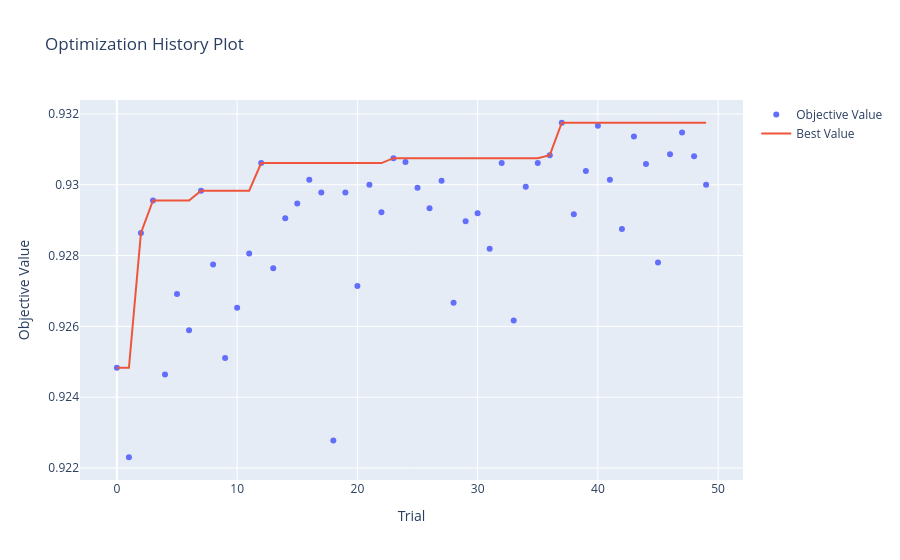
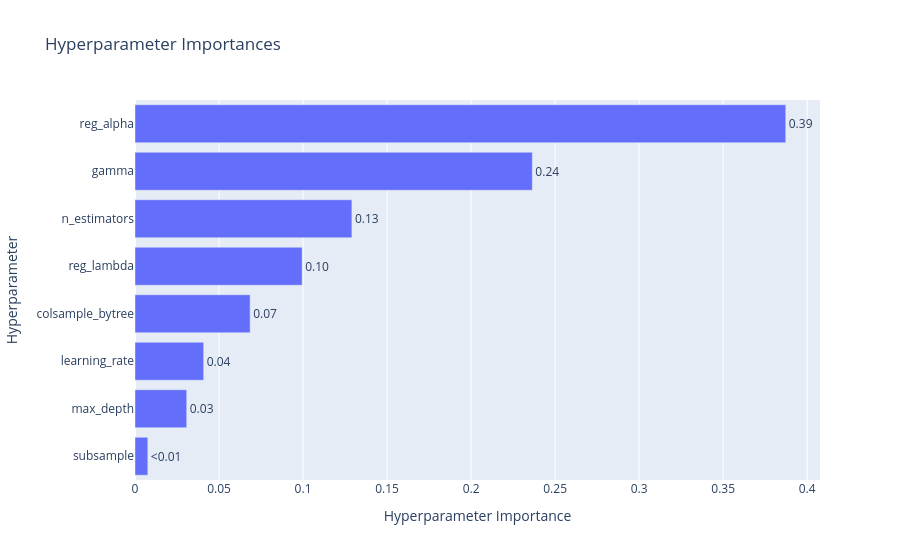

Notebook code cell kept with these figures, in order:
### Code cell
import optuna.visualization as vis

vis.plot_optimization_history(study).show()
vis.plot_param_importances(study).show()

### Figure 1 — Plotly figure (JSON) as saved in the notebook; plotly's stock layout.template omitted (floating-point values rounded to 4 significant figures)
{"data": [{"mode": "markers", "name": "Objective Value", "type": "scatter", "x": [0, 1, 2, 3, 4, 5, 6, 7, 8, 9, 10, 11, 12, 13, 14, 15, 16, 17, 18, 19, 20, 21, 22, 23, 24, 25, 26, 27, 28, 29, 30, 31, 32, 33, 34, 35, 36, 37, 38, 39, 40, 41, 42, 43, 44, 45, 46, 47, 48, 49], "y": [0.9248, 0.9223, 0.9286, 0.9296, 0.9246, 0.9269, 0.9259, 0.9298, 0.9277, 0.9251, 0.9265, 0.9281, 0.9306, 0.9276, 0.9291, 0.9295, 0.9301, 0.9298, 0.9228, 0.9298, 0.9271, 0.93, 0.9292, 0.9308, 0.9306, 0.9299, 0.9293, 0.9301, 0.9267, 0.929, 0.9292, 0.9282, 0.9306, 0.9262, 0.9299, 0.9306, 0.9308, 0.9317, 0.9292, 0.9304, 0.9317, 0.9301, 0.9287, 0.9314, 0.9306, 0.9278, 0.9309, 0.9315, 0.9308, 0.93]}, {"mode": "lines", "name": "Best Value", "type": "scatter", "x": [0, 1, 2, 3, 4, 5, 6, 7, 8, 9, 10, 11, 12, 13, 14, 15, 16, 17, 18, 19, 20, 21, 22, 23, 24, 25, 26, 27, 28, 29, 30, 31, 32, 33, 34, 35, 36, 37, 38, 39, 40, 41, 42, 43, 44, 45, 46, 47, 48, 49], "y": [0.9248, 0.9248, 0.9286, 0.9296, 0.9296, 0.9296, 0.9296, 0.9298, 0.9298, 0.9298, 0.9298, 0.9298, 0.9306, 0.9306, 0.9306, 0.9306, 0.9306, 0.9306, 0.9306, 0.9306, 0.9306, 0.9306, 0.9306, 0.9308, 0.9308, 0.9308, 0.9308, 0.9308, 0.9308, 0.9308, 0.9308, 0.9308, 0.9308, 0.9308, 0.9308, 0.9308, 0.9308, 0.9317, 0.9317, 0.9317, 0.9317, 0.9317, 0.9317, 0.9317, 0.9317, 0.9317, 0.9317, 0.9317, 0.9317, 0.9317]}, {"marker": {"color": "#cccccc"}, "mode": "markers", "name": "Infeasible Trial", "showlegend": false, "type": "scatter", "x": [], "y": []}], "layout": {"title": {"text": "Optimization History Plot"}, "xaxis": {"title": {"text": "Trial"}}, "yaxis": {"title": {"text": "Objective Value"}}}}

### Figure 2 — Plotly figure (JSON) as saved in the notebook; plotly's stock layout.template omitted (floating-point values rounded to 4 significant figures)
{"data": [{"cliponaxis": false, "hovertemplate": ["subsample (FloatDistribution): 0.007636396567906137<extra></extra>", "max_depth (IntDistribution): 0.030787182460047666<extra></extra>", "learning_rate (FloatDistribution): 0.04085680534396515<extra></extra>", "colsample_bytree (FloatDistribution): 0.06851584256055544<extra></extra>", "reg_lambda (FloatDistribution): 0.09945676701908318<extra></extra>", "n_estimators (IntDistribution): 0.1290655465984654<extra></extra>", "gamma (FloatDistribution): 0.23644427438699575<extra></extra>", "reg_alpha (FloatDistribution): 0.38723718506298127<extra></extra>"], "name": "Objective Value", "orientation": "h", "text": ["<0.01", "0.03", "0.04", "0.07", "0.10", "0.13", "0.24", "0.39"], "textposition": "outside", "type": "bar", "x": [0.007636, 0.03079, 0.04086, 0.06852, 0.09946, 0.1291, 0.2364, 0.3872], "y": ["subsample", "max_depth", "learning_rate", "colsample_bytree", "reg_lambda", "n_estimators", "gamma", "reg_alpha"]}], "layout": {"title": {"text": "Hyperparameter Importances"}, "xaxis": {"title": {"text": "Hyperparameter Importance"}}, "yaxis": {"title": {"text": "Hyperparameter"}}}}
